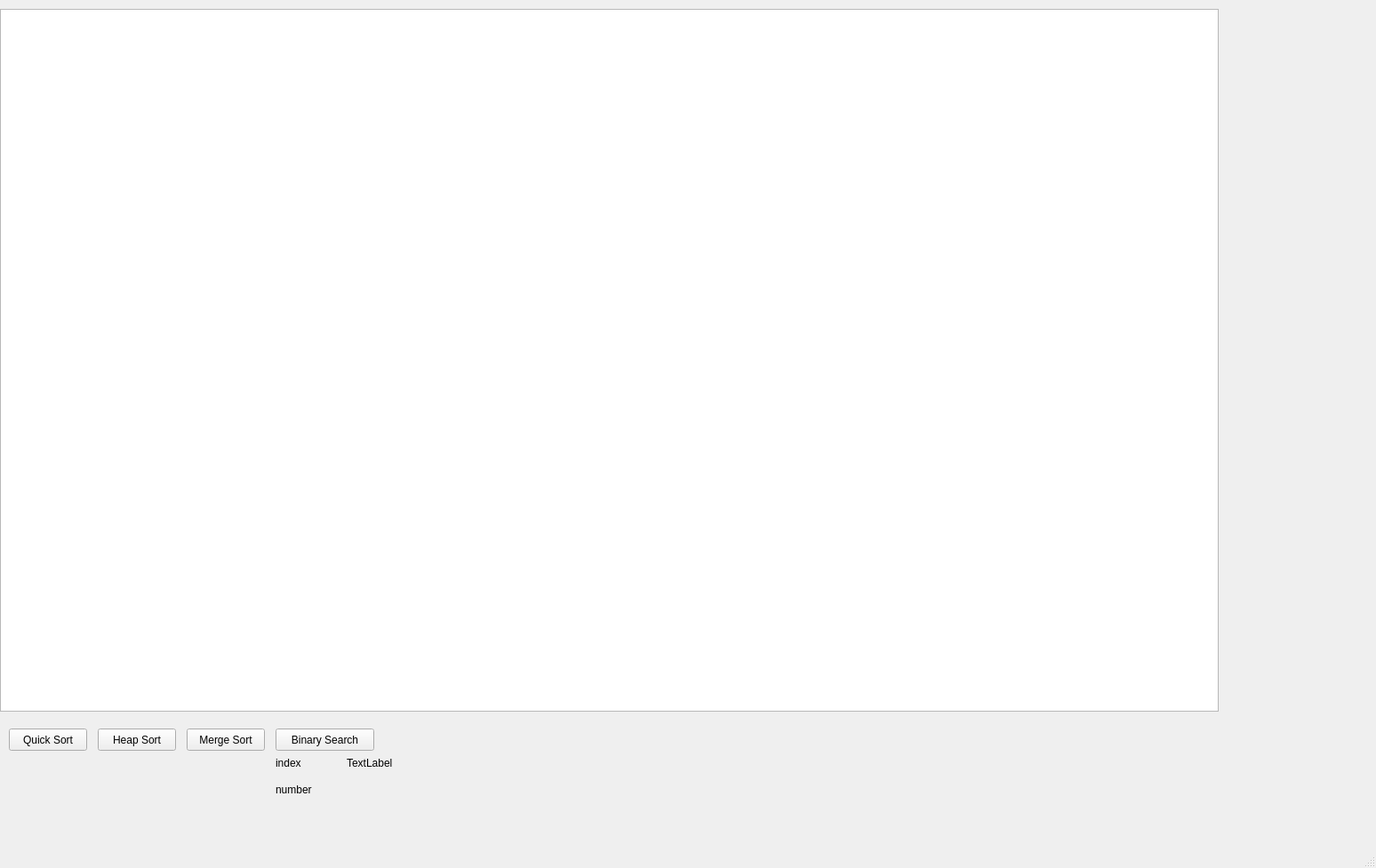
<?xml version="1.0" encoding="UTF-8"?>
<ui version="4.0">
 <class>MainWindow</class>
 <widget class="QMainWindow" name="MainWindow">
  <property name="geometry">
   <rect>
    <x>0</x>
    <y>0</y>
    <width>1548</width>
    <height>977</height>
   </rect>
  </property>
  <property name="windowTitle">
   <string>MainWindow</string>
  </property>
  <widget class="QWidget" name="centralwidget">
   <widget class="QGraphicsView" name="graphicsView">
    <property name="geometry">
     <rect>
      <x>0</x>
      <y>10</y>
      <width>1371</width>
      <height>791</height>
     </rect>
    </property>
   </widget>
   <widget class="QPushButton" name="pushButton">
    <property name="geometry">
     <rect>
      <x>10</x>
      <y>820</y>
      <width>88</width>
      <height>25</height>
     </rect>
    </property>
    <property name="text">
     <string>Quick Sort</string>
    </property>
   </widget>
   <widget class="QPushButton" name="pushButton_2">
    <property name="geometry">
     <rect>
      <x>110</x>
      <y>820</y>
      <width>88</width>
      <height>25</height>
     </rect>
    </property>
    <property name="text">
     <string>Heap Sort</string>
    </property>
   </widget>
   <widget class="QPushButton" name="pushButton_3">
    <property name="geometry">
     <rect>
      <x>210</x>
      <y>820</y>
      <width>88</width>
      <height>25</height>
     </rect>
    </property>
    <property name="text">
     <string>Merge Sort</string>
    </property>
   </widget>
   <widget class="QPushButton" name="pushButton_4">
    <property name="geometry">
     <rect>
      <x>310</x>
      <y>820</y>
      <width>111</width>
      <height>25</height>
     </rect>
    </property>
    <property name="text">
     <string>Binary Search</string>
    </property>
   </widget>
   <widget class="QLabel" name="label">
    <property name="geometry">
     <rect>
      <x>310</x>
      <y>850</y>
      <width>66</width>
      <height>17</height>
     </rect>
    </property>
    <property name="text">
     <string>index</string>
    </property>
   </widget>
   <widget class="QLabel" name="label_3">
    <property name="geometry">
     <rect>
      <x>310</x>
      <y>880</y>
      <width>66</width>
      <height>17</height>
     </rect>
    </property>
    <property name="text">
     <string>number</string>
    </property>
   </widget>
   <widget class="QLabel" name="label_2">
    <property name="geometry">
     <rect>
      <x>390</x>
      <y>850</y>
      <width>66</width>
      <height>17</height>
     </rect>
    </property>
    <property name="text">
     <string>TextLabel</string>
    </property>
   </widget>
   <widget class="QLabel" name="label_4">
    <property name="geometry">
     <rect>
      <x>390</x>
      <y>880</y>
      <width>66</width>
      <height>17</height>
     </rect>
    </property>
    <property name="text">
     <string/>
    </property>
   </widget>
  </widget>
  <widget class="QMenuBar" name="menubar">
   <property name="geometry">
    <rect>
     <x>0</x>
     <y>0</y>
     <width>1548</width>
     <height>22</height>
    </rect>
   </property>
  </widget>
  <widget class="QStatusBar" name="statusbar"/>
 </widget>
 <resources/>
 <connections/>
</ui>
